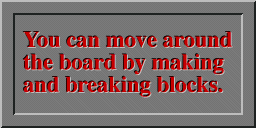
#> input picture extracted/pict/132_pict_132.png, 256 x 128 px, given in place of 5, which was not available
$ python apply_glint.py 5 ../../extracted/pict/132_pict_132.png
#> lines starting #> are read from the running program, lines starting #| are printed output that depends on the picture; pictures that were not available may be replaced by others from this repository, and a replacement may not be noted
from PIL import Image
import numpy as np, sys
def add_glint(path, out=None, cx=0.32, cy=0.20, rad=0.14, color=(165,250,165), core=0.55):
#> called with path = '5', out = '../../extracted/pict/132_pict_132.png', cx = 0.32, cy = 0.2, rad = 0.14, color = (165, 250, 165), core = 0.55
    im=Image.open(path).convert("RGBA"); a=np.asarray(im).astype(float)
#> in add_glint, im is the input picture: PIL image 256x128 RGBA; mean R, G, B, A 125.6, 105.5, 105.5, 255
    H,W=a.shape[:2]; alpha=a[...,3]/255.0
#> after `H, W = a.shape[:2]`: H = 128; W = 256
#> after `alpha = a[..., 3] / 255.0`: alpha: shape (128, 256) float64; every value is 1
    yy,xx=np.mgrid[0:H,0:W]; gx,gy=cx*W,cy*H; r=rad*min(W,H)
#> after `gx, gy = (cx * W, cy * H)`: gx = 81.92; gy = 25.6
#> after `r = rad * min(W, H)`: r = 17.92
    d=np.sqrt((xx-gx)**2+(yy-gy)**2)/r
    blob=np.clip(1-d,0,1)**2                    # soft outer
    blob=blob*(1-core)+np.clip(1-d/0.45,0,1)**2*core  # brighter core
    blob=np.clip(blob,0,1)*alpha
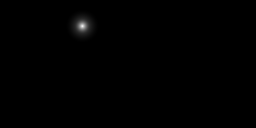
#> blob: shape (128, 256) float64; min 0, max 0.926, mean 0.00288
    for i in range(3):
        base=a[...,i]/255.0; add=color[i]/255.0
        a[...,i]=(1-(1-base)*(1-add*blob))*255
#> this loop made 3 passes
#> pass 1, in add_glint, `base = a[..., i] / 255.0`:
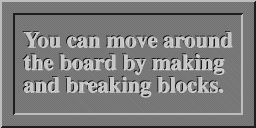
#> base: shape (128, 256) float64; min 0, max 0.933, mean 0.493
#> pass 2, in add_glint, `base = a[..., i] / 255.0`:
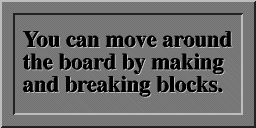
#> base: shape (128, 256) float64; min 0, max 0.808, mean 0.414
    Image.fromarray(np.clip(a,0,255).astype(np.uint8)).save(out or path)
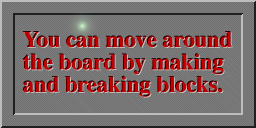
#> saved as 132_pict_132.png: PIL image 256x128 RGBA; mean R, G, B, A 125.5, 105.5, 105.3, 255
if __name__=="__main__":
    add_glint(sys.argv[1], sys.argv[2] if len(sys.argv)>2 else None)
    print("glint added")

$ run again, on extracted/pict/134_pict_134.png
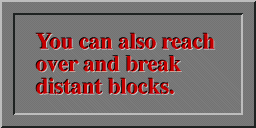
#> input picture extracted/pict/134_pict_134.png, 256 x 128 px, given in place of 5, which was not available
#> in add_glint, im is the input picture: PIL image 256x128 RGBA; mean R, G, B, A 123.7, 108.9, 108.9, 255
#> alpha: shape (128, 256) float64; every value is 1
#> the loop in add_glint, `for i in range(3):` made 3 passes
#> pass 1, in add_glint, `base = a[..., i] / 255.0`:
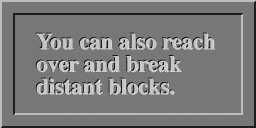
#> base: shape (128, 256) float64; min 0.0196, max 0.933, mean 0.485
#> in add_glint, `Image.fromarray(np.clip(a,0,255).astype(np.uint8)).save(out or path)`:
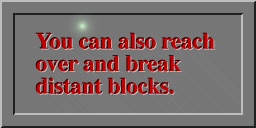
#> saved as 134_pict_134.png: PIL image 256x128 RGBA; mean R, G, B, A 123.5, 108.9, 108.7, 255

$ run again, on extracted/pict/137_pict_137.png
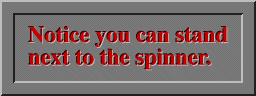
#> input picture extracted/pict/137_pict_137.png, 256 x 96 px, given in place of 5, which was not available
#> in add_glint, im is the input picture: PIL image 256x96 RGBA; mean R, G, B, A 123.8, 108, 107.9, 255
#> alpha: shape (96, 256) float64; every value is 1
#> the loop in add_glint, `for i in range(3):` made 3 passes
#> pass 1, in add_glint, `base = a[..., i] / 255.0`:
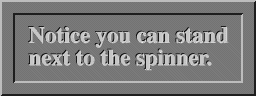
#> base: shape (96, 256) float64; min 0, max 0.933, mean 0.486
#> in add_glint, `Image.fromarray(np.clip(a,0,255).astype(np.uint8)).save(out or path)`:
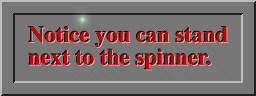
#> saved as 137_pict_137.png: PIL image 256x96 RGBA; mean R, G, B, A 123.7, 107.8, 107.6, 255
